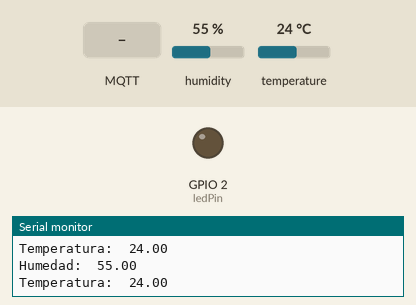
Recording of a sketch running on a simulated ESP32. Parts: output pins drawn as LEDs (lit = HIGH), the last lines printed to the serial monitor. The inputs (shaded band) are chosen by the test bench; at power-on: humidity 55 %, temperature 24 °C. WiFi joins after 1.5 s; servers stay silent unless stated; no MQTT or app messages arrive unless stated.

Above: at 2.7 s.
2.8 s: MQTT message "ON" arrives on the first subscribed topic
At 4.6 s:
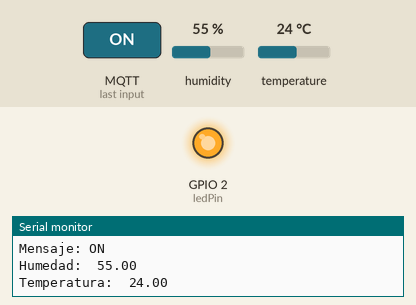
5.1 s: MQTT message "OFF" arrives on the first subscribed topic
At 5.9 s:
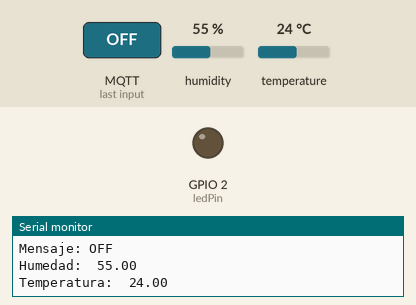
Timing chart, 0 to 8.1 s (numbered marks = the images above; inputs shaded):
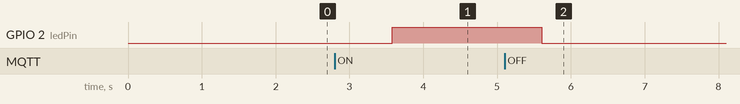

Measured:
- after the input at 2.8 s, GPIO 2 (ledPin): LOW → HIGH after 0.78 s
- after the input at 5.1 s, GPIO 2 (ledPin): HIGH → LOW after 0.51 s

The sketch:

MQTT_LED_DHT11.ino
```cpp
#include <WiFi.h>
#include <PubSubClient.h>
#include <DHT.h>
#include <string.h>

// Configuración de la red Wi-Fi
const char* ssid = "INFINITUM3434_2.4";
const char* password = "Z1bat42019";

// Configuración del broker MQTT
const char* mqttServer = "192.168.1.142";
const int mqttPort = 1883;

// Pines del LED
const int ledPin = 2; // Cambia este valor si usas otro pin

// Definimos el pin digital donde se conecta el sensor
#define DHTPIN 16
// Dependiendo del tipo de sensor
#define DHTTYPE DHT11
// Inicializamos el sensor DHT11
DHT dht(DHTPIN, DHTTYPE);

// Instancias de cliente Wi-Fi y MQTT
WiFiClient wifiClient;
PubSubClient mqttClient(wifiClient);

// Estado del LED
bool ledState = LOW;

// Función de callback para mensajes MQTT
void callback(char* topic, byte* payload, unsigned int length) {
    Serial.print("Mensaje recibido en el tópico: ");
    Serial.println(topic);

    String message;
    for (int i = 0; i < length; i++) {
        message += (char)payload[i];
    }

    Serial.print("Mensaje: ");
    Serial.println(message);

    // Control del LED basado en el mensaje
    if (message == "ON" && ledState == LOW) {
        digitalWrite(ledPin, HIGH);
        ledState = HIGH;
        mqttClient.publish("laptop/emanuel", "LED is ON");
    } else if (message == "OFF" && ledState == HIGH) {
        digitalWrite(ledPin, LOW);
        ledState = LOW;
        mqttClient.publish("laptop/emanuel", "LED is OFF");
    }
}

// Conectar al broker MQTT
void reconnect() {
    while (!mqttClient.connected()) {
        Serial.print("Intentando conectar al broker MQTT...");
        if (mqttClient.connect("ESP32Client")) {
            Serial.println("Conectado");
            mqttClient.subscribe("esp32/LED");
        } else {
            Serial.print("Fallido, rc=");
            Serial.print(mqttClient.state());
            Serial.println(" Intentando de nuevo en 5 segundos");
            delay(5000);
        }
    }
}

void setup() {
    // Inicializar el puerto serie
    Serial.begin(115200);

    // Inicializar el sensor DHT11
    dht.begin();

    // Configurar el pin del LED
    pinMode(ledPin, OUTPUT);
    digitalWrite(ledPin, LOW);

    // Conectar a la red Wi-Fi
    WiFi.begin(ssid, password);
    while (WiFi.status() != WL_CONNECTED) {
        delay(500);
        Serial.print(".");
    }
    Serial.println("Conectado a Wi-Fi");

    // Configurar el servidor MQTT
    mqttClient.setServer(mqttServer, mqttPort);
    mqttClient.setCallback(callback);
}

void loop() {
    if (!mqttClient.connected()) {
        reconnect();
    }
    mqttClient.loop();

    // Leer los valores de temperatura y humedad
    float humedad = dht.readHumidity();
    float temperatura = dht.readTemperature();

    // Verificar si la lectura es válida
    if (isnan(humedad) || isnan(temperatura)) {
        Serial.println("Error al leer del sensor DHT11");
    } else {
        // Convertir los valores a cadenas (sin texto adicional)
        char humedadStr[8];
        dtostrf(humedad, 6, 2, humedadStr);  // Valor numérico con 2 decimales

        char temperaturaStr[8];
        dtostrf(temperatura, 6, 2, temperaturaStr);  // Valor numérico con 2 decimales

        // Publicar solo los valores numéricos en los tópicos MQTT
        mqttClient.publish("esp32/Humedad", humedadStr);
        mqttClient.publish("esp32/Temperatura", temperaturaStr);

        // Imprimir los valores en el monitor serie
        Serial.print("Humedad: ");
        Serial.println(humedadStr);
        Serial.print("Temperatura: ");
        Serial.println(temperaturaStr);
    }

    // Publicar los datos cada segundo
    delay(1000);
}
```
